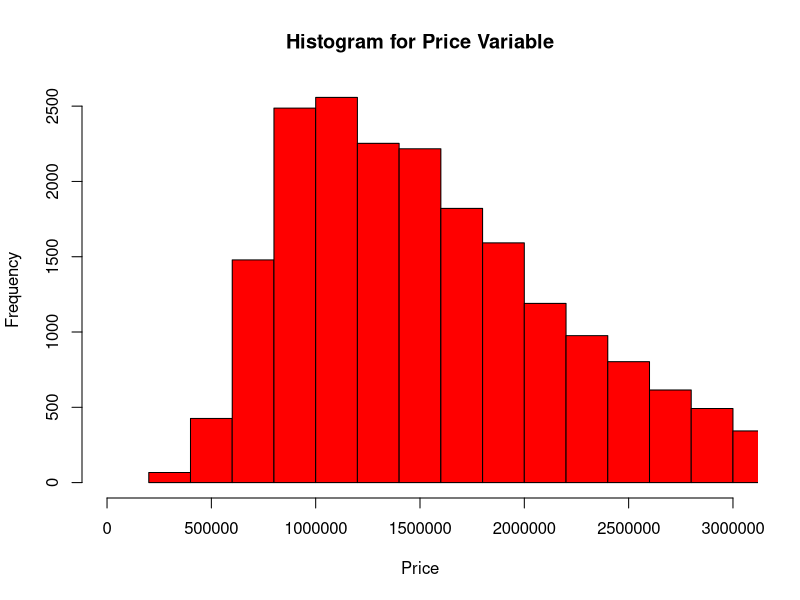
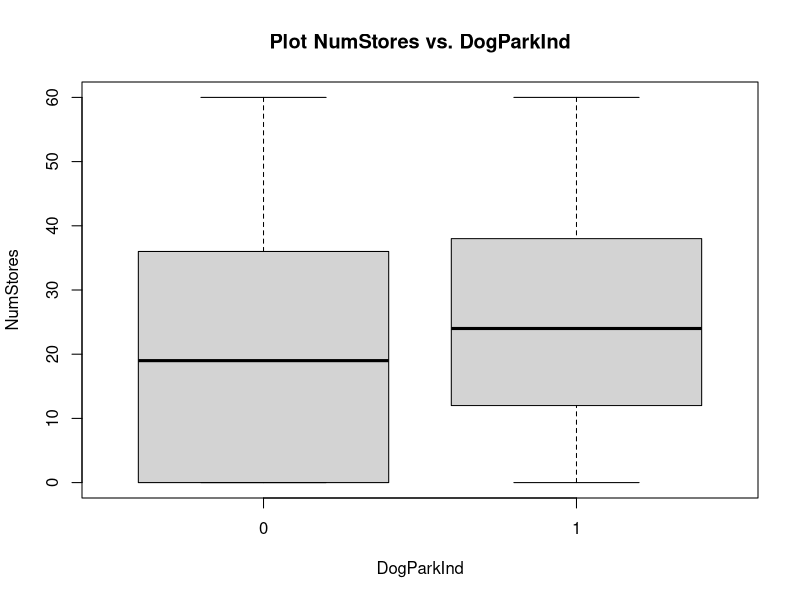
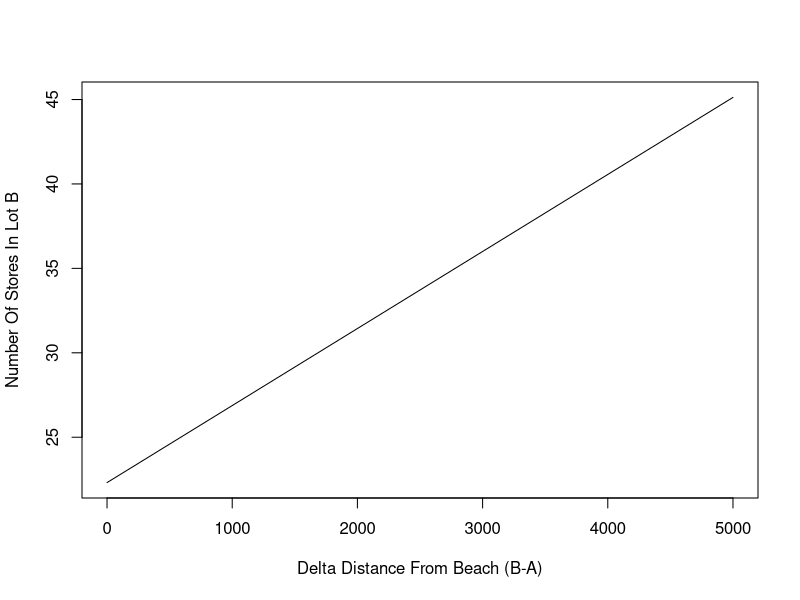
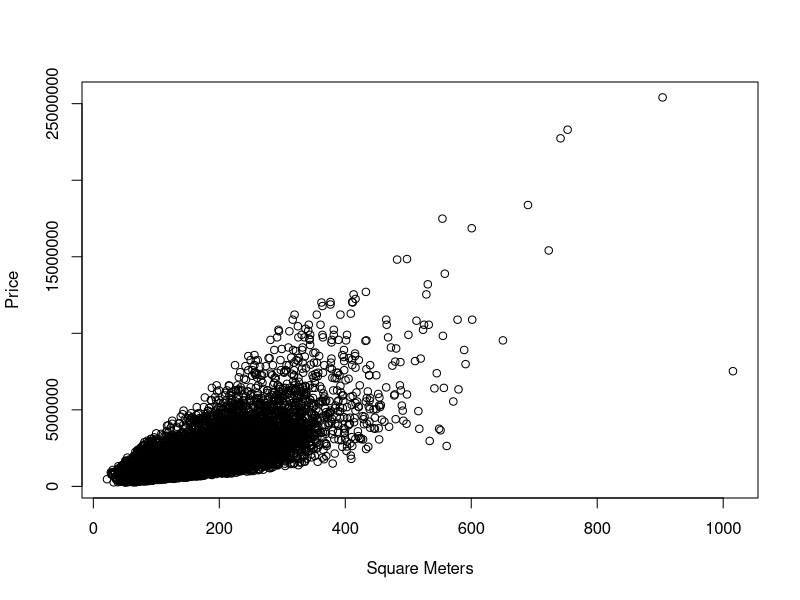

Reproduce these figures in R, in order.
### Homework 1 - Data Science, MBA

# Set working directory
setwd('C:/projects/MBA/Summer22/DataScienceMBA/HW1/')

# Set global options
options("scipen"=10, "digits"=7)

# Load csv. file
HousePrices.df <- read.csv(file = "HousePricesHW1.csv")

# Part B: Visualization

# Section 1
# Histogram for Price variable
hist(HousePrices.df$Price, main = "Histogram for Price Variable", 
     xlab = "Price", br = 150, xlim = c(0, 3000000), col = 'red')
summary(HousePrices.df$Price)

# Section 2
# BoxPlot NumStores vs. DogParkInd
boxplot(HousePrices.df$NumStores ~ HousePrices.df$DogParkInd, data = HousePrices.df, 
     main = "Plot NumStores vs. DogParkInd", xlab = "DogParkInd", ylab = "NumStores")


# Part C: Models Estimation

# Section 1 - Model M1
# Regression model between Price and the explanatory 
# variables: MtrsToBeach,SqMtrs,Age,NumStores,DogParkInd,SchoolScores.
reg.m1 <- lm(Price ~ ., data = HousePrices.df)
summary(reg.m1)

# Section 2 - Model M2
# Regression model between Price and the explanatory 
# variables: MtrsToBeach,SqMtrs,Age.
reg.m2 <- lm(Price ~ MtrsToBeach + SqMtrs + Age, data = HousePrices.df)
summary(reg.m2)

# Section 3 - Model M1'
# Regression model as Section 1 but without NumStores variable.
reg.m1tag <- lm(Price ~ .-NumStores, data = HousePrices.df)
summary(reg.m1tag)

# Print coeff for DogParkInd
coef(reg.m1)["DogParkInd"]
coef(reg.m1tag)["DogParkInd"]
# ==> DogParkInd increases it's value.


# Part D: Report
# Extract relevant coefficients that differentiate between the lot A and lot B.
coeff.MtrsToBeach <- reg.m1$coefficients["MtrsToBeach"]
coeff.NumStores <- reg.m1$coefficients["NumStores"]
coeff.DogParkInd <- reg.m1$coefficients["DogParkInd"]

# Let's assume that the investor will not be building new stores
# Also, we know that there aren't dog parks and stores in lot A, so we can 
# build a tradeoff equation as follows:
# * DeltaMtrToBeach = MtrToBeach_B - MtrToBeach_A, when:
# ** MtrToBeach_X is the average distance from an apartment in lot X to the sea.
NumStoresB.eq <- function(DeltaMtrsToBeach){(-coeff.MtrsToBeach*DeltaMtrsToBeach - coeff.DogParkInd)/coeff.NumStores}
curve(NumStoresB.eq, from=0, to=5000, xlab="Delta Distance From Beach (B-A)", ylab="Number Of Stores In Lot B")

# * Let's plot square meters versus resulting price
plot(Price ~ SqMtrs, data = HousePrices.df, xlab="Square Meters")
